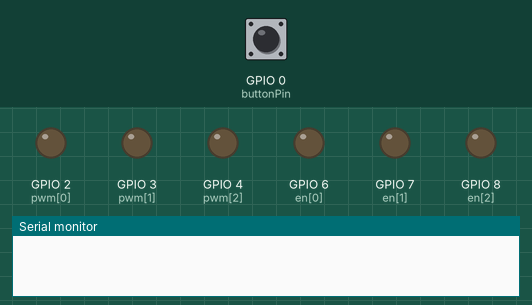
Simulated run of this sketch. Board: ESP32. Shown: output pins drawn as LEDs (lit = HIGH), the last lines printed to the serial monitor. The inputs (shaded band) are chosen by the test bench; at power-on: GPIO 0 (buttonPin) HIGH.

Above: at 1.2 s.
1.3 s: GPIO 0 (buttonPin) pulled LOW for 0.15 s
At 1.7 s:
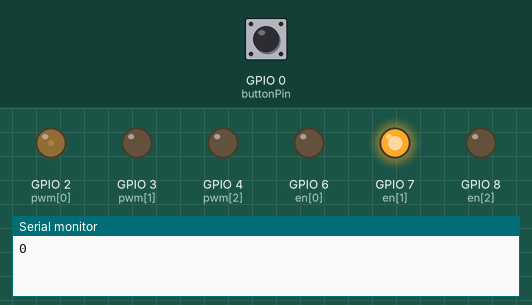
2.9 s: GPIO 0 (buttonPin) pulled LOW for 1 s
At 4.1 s:
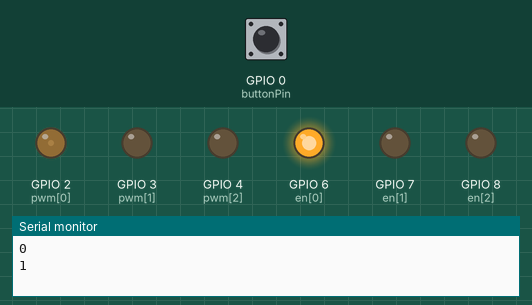
5.4 s: GPIO 0 (buttonPin) pulled LOW for 0.15 s
At 6.0 s:
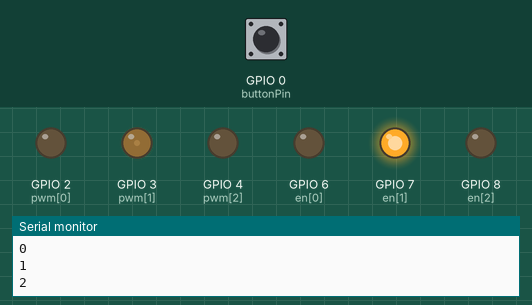
7.0 s: GPIO 0 (buttonPin) pulled LOW for 3.2 s
At 7.3 s:
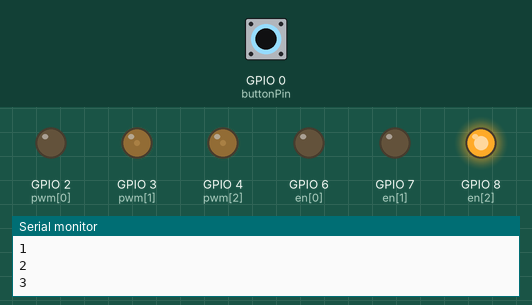
11.7 s: GPIO 0 (buttonPin) pulled LOW for 0.15 s
At 12.0 s:
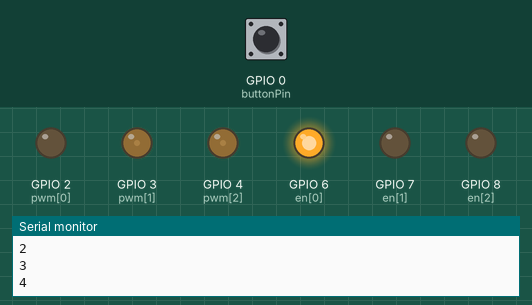
13.3 s: GPIO 0 (buttonPin) pulled LOW for 1 s
At 14.5 s:
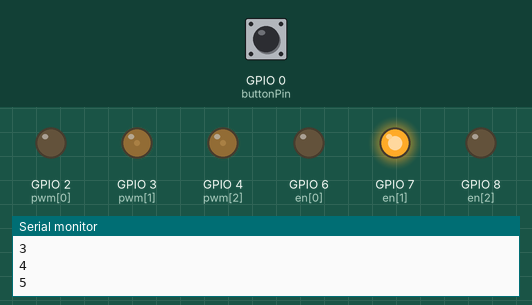
Timing chart, 0 to 16.3 s (numbered marks = the images above; inputs shaded):
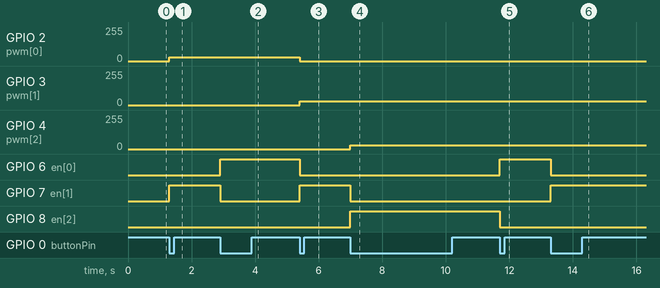

Measured:
- after the input at 1.3 s, GPIO 2 (pwm[0]): 0/255 → 28/255 at once; GPIO 7 (en[1]): LOW → HIGH at once
- after the input at 2.9 s, GPIO 6 (en[0]): LOW → HIGH at once; GPIO 7 (en[1]): HIGH → LOW at once
- after the input at 5.4 s, GPIO 2 (pwm[0]): 28/255 → 0/255 at once; GPIO 3 (pwm[1]): 0/255 → 28/255 at once; GPIO 6 (en[0]): HIGH → LOW at once; GPIO 7 (en[1]): LOW → HIGH at once
- after the input at 7.0 s, GPIO 4 (pwm[2]): 0/255 → 28/255 at once; GPIO 7 (en[1]): HIGH → LOW at once; GPIO 8 (en[2]): LOW → HIGH at once
- after the input at 11.7 s, GPIO 6 (en[0]): LOW → HIGH at once; GPIO 8 (en[2]): HIGH → LOW at once
- after the input at 13.3 s, GPIO 6 (en[0]): HIGH → LOW at once; GPIO 7 (en[1]): LOW → HIGH at once

The sketch:

switch.ino
```cpp
const int buttonPin = 0;
const int pwm[3] = {2,3,4}; //GPIO{4,3,2}
const int en[3] = {6,7,8};
const int pwmChannel[3] = {0,1,2}; //PWM channels (0-15)

/*Frequency: max 40MHz*/
const int PWMFreq = 20000; //kHz
/*Resolution: 1-16 bits*/
const int PWMResolution = 10; //1-16 bits (10 bits = 1024 bins)
/*Duty cycle dependent on resolution*/
const int MAX_DUTY_CYCLE = (int)(pow(2, PWMResolution) - 1);
const int LIMIT_MAX_DUTY_CYCLE = (int) (0.49 * MAX_DUTY_CYCLE);

int pwmA[MAX_DUTY_CYCLE];

const int d = 5;
boolean forward = true;
boolean state = false;
boolean steadyState = false;
boolean transientState = false;
boolean buttonState;

int phase = 0;
int increment;
int p = 0;
int step = 0;
int dutyCycle;

unsigned long debounceTime = 50;
unsigned long lastDebounceTime = 0;

void setup() {
  // put your setup code here, to run once:
  for(int i=0; i<MAX_DUTY_CYCLE; i++){
    float angleA = (2 * 3.14 * i) / MAX_DUTY_CYCLE;

    float sinAngle = 0.5 * (sin(angleA) + 1);

    pwmA[i] = (int) (LIMIT_MAX_DUTY_CYCLE * sinAngle);

  }

  for(int i=0; i<3; i++){
    //pinMode(pwm[i], OUTPUT);
    pinMode(en[i], OUTPUT);
    //digitalWrite(en[i], HIGH);
    ledcSetup(pwmChannel[i], PWMFreq, PWMResolution);
    ledcAttachPin(pwm[i], pwmChannel[i]);
  }

  pinMode(buttonPin, INPUT_PULLUP);

  Serial.begin(9600);

}

void loop() {

  buttonState = digitalRead(buttonPin);

  // First check if in transient state
  if(state != transientState){
    lastDebounceTime = millis();
    transientState = state;
  }

  // if enough time has passed then we're at steady state
  if((millis() - lastDebounceTime) > debounceTime){
    if(state == HIGH && buttonState == LOW){
      //button is pressed
      Serial.println(String(step));
      // Zero pwm and en pins
      for(int i=0; i<3; i++){
        digitalWrite(en[i], LOW);
        //analogWrite(pwm[i], 0);
        ledcWrite(pwmChannel[0], 0);
      }
      // Go through steps

      if(step == 1){
        digitalWrite(en[0], HIGH);
        //analogWrite(pwm[1], 0.1*MAX_DUTY_CYCLE);
        ledcWrite(pwmChannel[0], 0.11*MAX_DUTY_CYCLE);
      }
      else if(step == 2){
        digitalWrite(en[1], HIGH);
        //analogWrite(pwm[2], 0.1*MAX_DUTY_CYCLE);
        ledcWrite(pwmChannel[1], 0.11*MAX_DUTY_CYCLE);
      }
      else if(step == 3){
        digitalWrite(en[2], HIGH);
        //analogWrite(pwm[2], 0.1*MAX_DUTY_CYCLE);
        ledcWrite(pwmChannel[2], 0.11*MAX_DUTY_CYCLE);
      }
      else if(step == 4){
        digitalWrite(en[0], HIGH);
        //analogWrite(pwm[2], 0.1*MAX_DUTY_CYCLE);
        ledcWrite(pwmChannel[2], 0.11*MAX_DUTY_CYCLE);
      }
      else if(step == 5){
        digitalWrite(en[1], HIGH);
        //analogWrite(pwm[2], 0.1*MAX_DUTY_CYCLE);
        ledcWrite(pwmChannel[2], 0.11*MAX_DUTY_CYCLE);
      }
      else{
        digitalWrite(en[1], HIGH);
        //analogWrite(pwm[1], 0.1*MAX_DUTY_CYCLE);
        ledcWrite(pwmChannel[0], 0.11*MAX_DUTY_CYCLE);
      }

      step++;
      if(step > 5) step = 0;
    }
    else if(state == LOW && buttonState == HIGH){
      //button is released
    }
  }

  state = buttonState;


}
```
